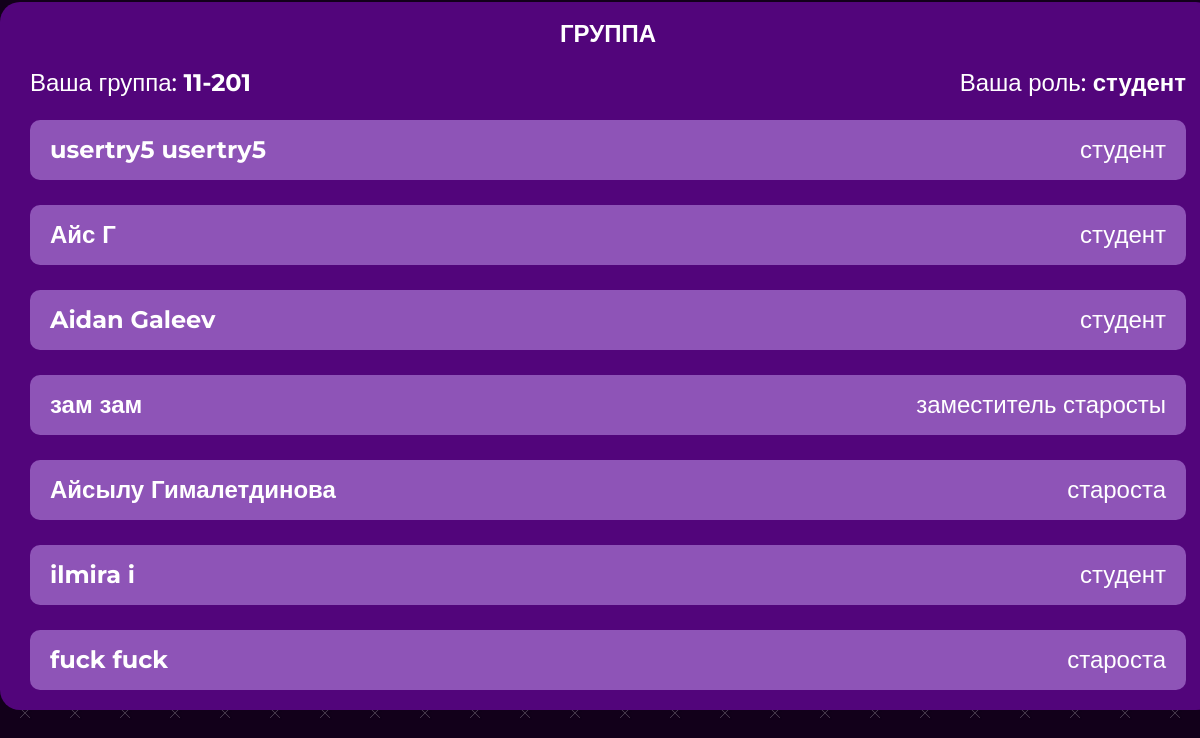
/profile (signed in, lower part), run on an earlier commit of the app's database.
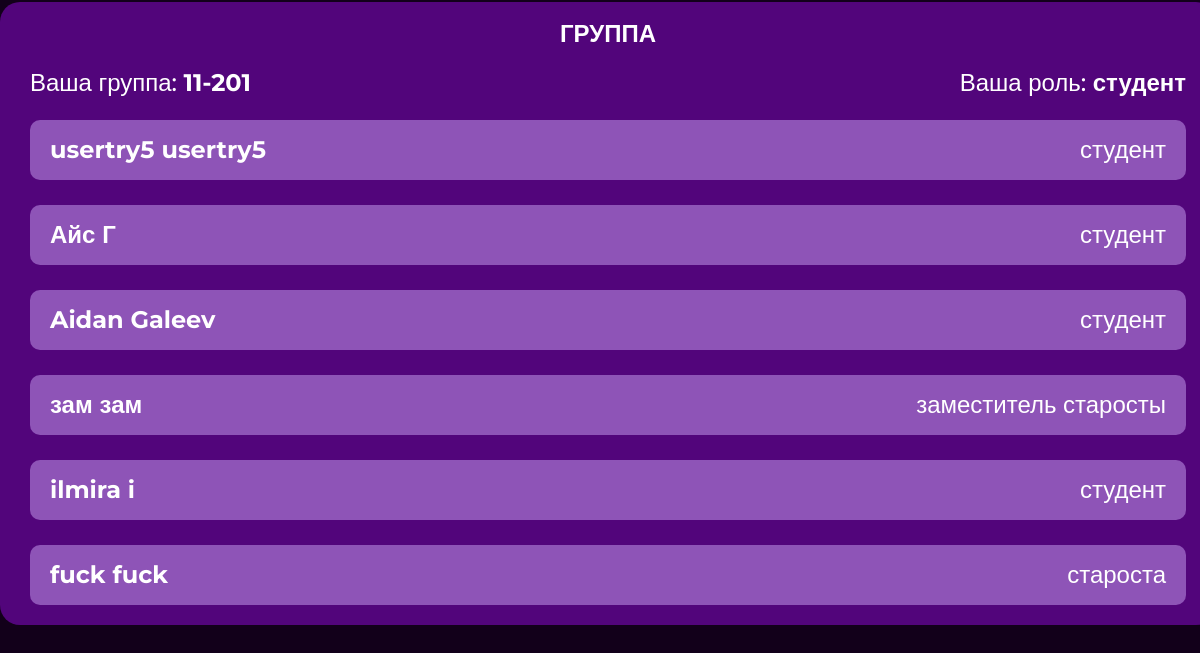
And on a later commit of the database.
### main/models.py (models this page shows, shortened)
class Student(models.Model):
    SIMPLE_STUDENT = 0
    STUDENT_WITH_CAPABILITIES = 1
    HEADMAN = 2
    PERMISSION = [
        (SIMPLE_STUDENT, 'Обычный студент'),
        (STUDENT_WITH_CAPABILITIES, 'Студент с дополнительными возможностями'),
        (HEADMAN, 'Староста')
    ]
    IS_APPPROVED = 2
    WAITING = 1
    NOT_APPPROVED = 0
    STATE =[
        (IS_APPPROVED, 'Одобрено'),
        (WAITING, "Ожидание"),
        (NOT_APPPROVED, "Не одобрено")
    ]
    permission = models.SmallIntegerField(choices=PERMISSION, default=SIMPLE_STUDENT)
    room = models.ForeignKey(Room, on_delete=models.CASCADE)
    user = models.OneToOneField(User, on_delete=models.CASCADE)
    state = models.SmallIntegerField(choices=STATE, default=WAITING)

class Room(models.Model):
    code = models.CharField(max_length=10, default=rand, primary_key=True)
    name = models.CharField(max_length=10)
    def __str__(self):
        return self.name

### main/views.py (the view, shortened to what this page needs)
# urls.py: path('profile', views.profile, name='profile'),
@login_required()
def profile(request):
    cur_student = get_student(request)
    STATUS = {
        0: 'студент',
        1: 'заместитель старосты',
        2: 'староста'
    }
    group = Student.objects.filter(room=cur_student.room)
    room_name = cur_student.room.name
    contex = {
        'navbar': 'profile',
        'cur_student': cur_student,
        'perm': cur_student.permission,
        'status': STATUS.get(cur_student.permission),
        'group': group,
        'room_name': room_name,
        'STATUS': STATUS
    }
    return render(request, "main/profile.html", context=contex)

### main/views.py (called while the page is built)
@register.filter
def get_item(dict, key):
    return dict.get(key)

def get_student(request):
    return Student.objects.get(user=request.user)

### main/templates/main/profile.html (shortened to what this page needs)
{% extends 'main/base.html' %}
{% load static %}
{% block content %}
  <div class="container">
    <div class="profile__container">
      <div class="profile__box">
        <h4 class="profile__title">
          ГРУППА
        </h4>
        <div class="profile__group">
          <p class="profile__group-text">Ваша группа: <strong>{{ cur_student.room }}</strong></p>
          <p class="profile__group-text">Ваша роль: <strong>{{ status }}</strong></p>
        </div>
        {% for student in group %}
        <form class="profile__person" action="" method="post">
          <p class="profile__person-name">
            {{ student.user.first_name }} {{ student.user.last_name }}
          </p>
          <p class="profile__person-status">
            {{STATUS|get_item:student.permission}}
          </p>
        </form>
        {% endfor %}
      </div>
    </div>
  </div>
{% endblock content %}

What changed in the data, as far as the page shows it:
no longer on this page (row edited): Student: user.first_name "Айсылу", user.last_name "Гималетдинова", permission "староста"
